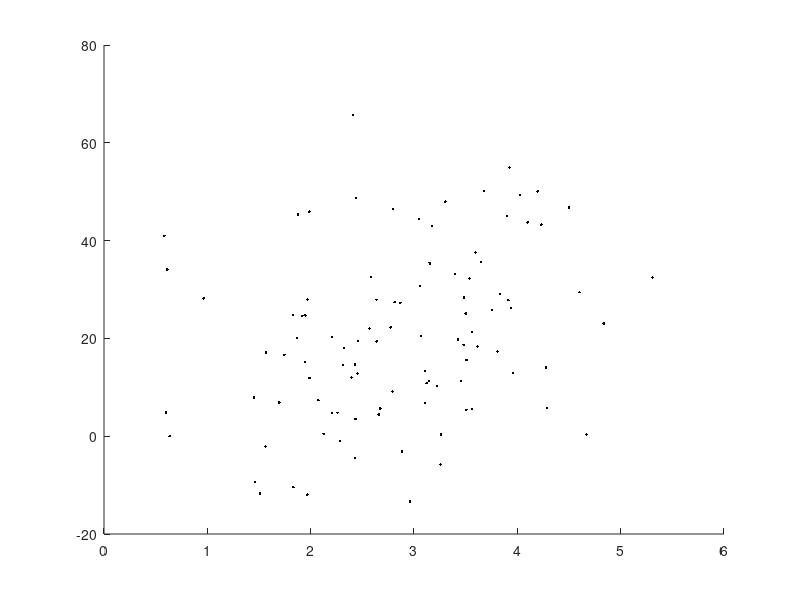

The MATLAB source for this figure: (Note: this script raises an error after producing the figure.)
x1 = 3 + randn(100, 1); x2 = 3 + randn(100, 1); x3 = x1 .* x2;
X = [x1 x2 x3 ones(size(x1))];
y = X * [1 1 1 5]' + 20 * randn(size(x1));

figure; hold on; plot(x1, y, 'k.'); refline
plot(x2, y, 'k.'); refline
corr(X)
figure; hold on; plot3(x1, x2, x3, 'k.');
%figure; hold on; surf(x1, x2, x3);

vifs = getvif(X)
vifs = getvif(X(:, 1:2))

[b, dev, stat] = glmfit(X(:, 1:3), y);

glm_table(stat, {'x1' 'x2' 'x1*x2'}, b);

% new design matrix where I center the interactions

X2 = [zscore(x1) zscore(x2) zscore(x1) .* zscore(x2) ones(size(x1))];

[b2, dev, stat2] = glmfit(X2(:, 1:3), y);

glm_table(stat2, {'x1' 'x2' 'x1*x2'}, b2);


t = array2table([b b2], 'RowNames', {'Intcpt' 'x1' 'x2' 'x1*x2'}, 'VariableNames', {'b_noncen' 'b_cent'});
disp(t)

% this makes interaction interpretable as the crossover -- effect of x1
% depends on x2 and vice versa.

% otherwise, b3 (interaction) also

%%
y = X * [1 0 0 5]' + 5 * randn(size(x1));

disp('No centering of predictors')
[b, dev, stat] = glmfit(X(:, 1:3), y);
glm_table(stat, {'x1' 'x2' 'x1*x2'}, b);

disp('Centering of predictors')
[b2, dev, stat2] = glmfit(X2(:, 1:3), y);
glm_table(stat2, {'x1' 'x2' 'x1*x2'}, b2);

t = array2table([b b2], 'RowNames', {'Intcpt' 'x1' 'x2' 'x1*x2'}, 'VariableNames', {'b_noncen' 'b_cent'});
disp(t)

